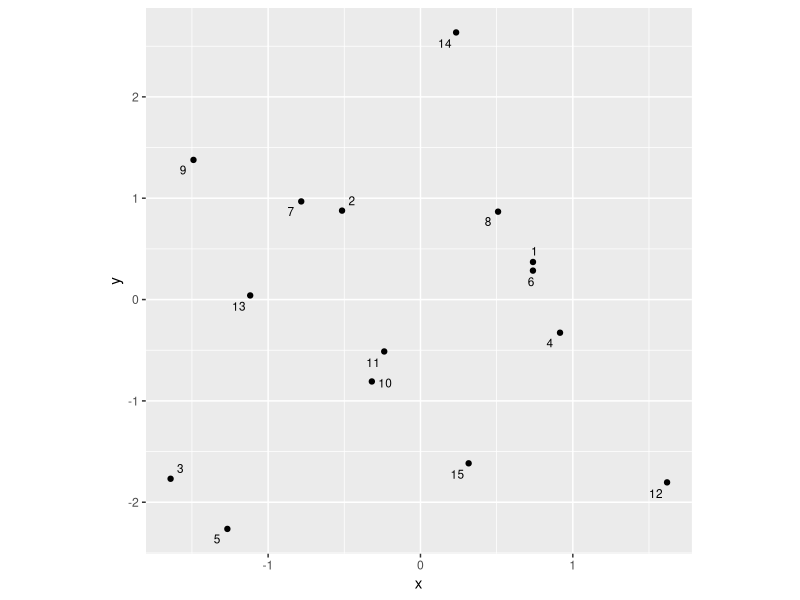
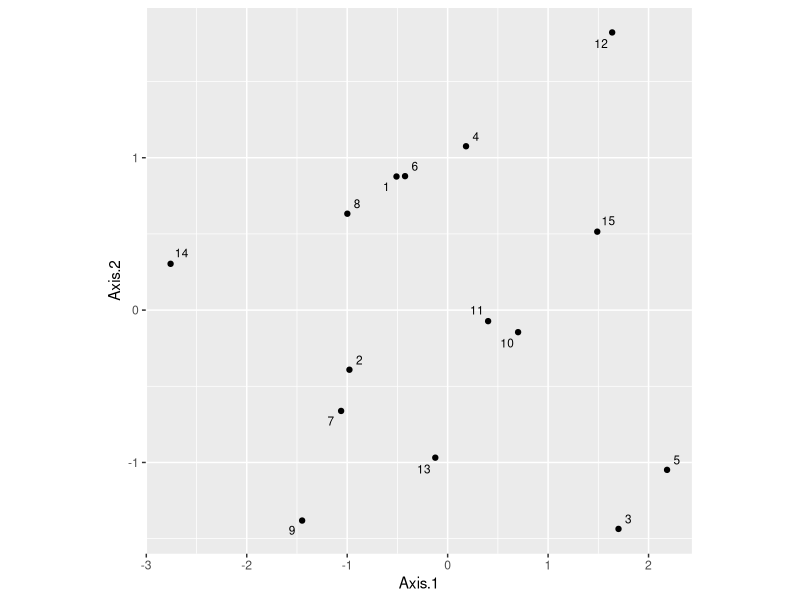
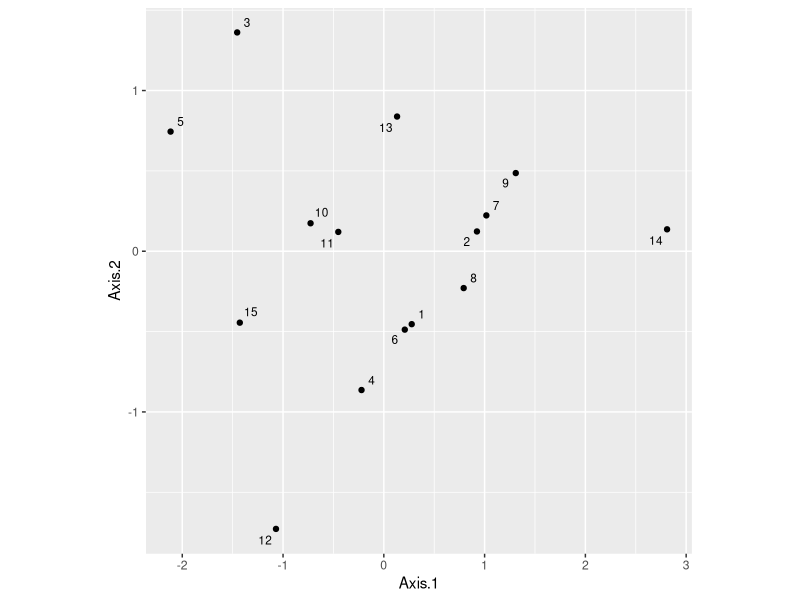
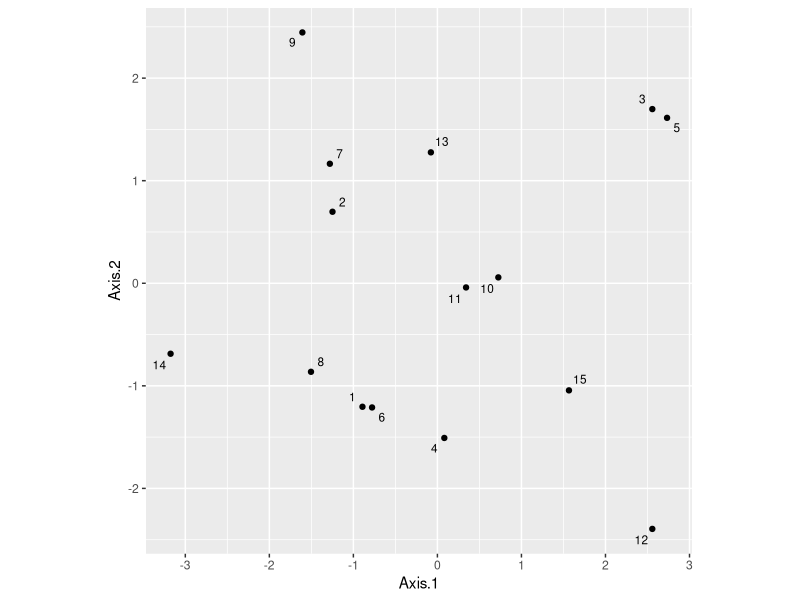

Recreate these plots in R, in order.
## ---- chunk 1
knitr::opts_chunk$set(
  message = F
)
library(tidyverse)
library(ggrepel)
library(ape) # for pcoa()
## ---- chunk 2
set.seed(2019)
n <- 15
d0 <- data.frame(ID = 1:n, x = rnorm(n), y = rnorm(n))
g <- ggplot(d0, aes(x, y)) +
  geom_point() +
  geom_text_repel(aes(label = ID), size = 3, segment.color = "grey") +
  theme(aspect.ratio = 1)
print(g)
## ---- chunk 3
DistMat <- d0 %>%
  select(-ID) %>%
  dist()
PCoA_Result <- pcoa(DistMat)
d <- PCoA_Result$vectors %>%
  as.data.frame() %>%
  mutate(ID = 1:n)
g <- ggplot(d, aes(Axis.1, Axis.2)) +
  geom_point() +
  geom_text_repel(aes(label = ID), size = 3, segment.color = "grey") +
  theme(aspect.ratio = 1)
print(g)
## ---- chunk 4
DistMat <- d0 %>%
  select(-ID) %>%
  dist(method = "maximum")
PCoA_Result <- pcoa(DistMat)
d <- PCoA_Result$vectors %>%
  as.data.frame() %>%
  mutate(ID = 1:n)
g <- ggplot(d, aes(Axis.1, Axis.2)) +
  geom_point() +
  geom_text_repel(aes(label = ID), size = 3, segment.color = "grey") +
  theme(aspect.ratio = 1)
print(g)
## ---- chunk 5
DistMat <- d0 %>%
  select(-ID) %>%
  dist(method = "manhattan")
PCoA_Result <- pcoa(DistMat)
d <- PCoA_Result$vectors %>%
  as.data.frame() %>%
  mutate(ID = 1:n)
g <- ggplot(d, aes(Axis.1, Axis.2)) +
  geom_point() +
  geom_text_repel(aes(label = ID), size = 3, segment.color = "grey") +
  theme(aspect.ratio = 1)
print(g)
